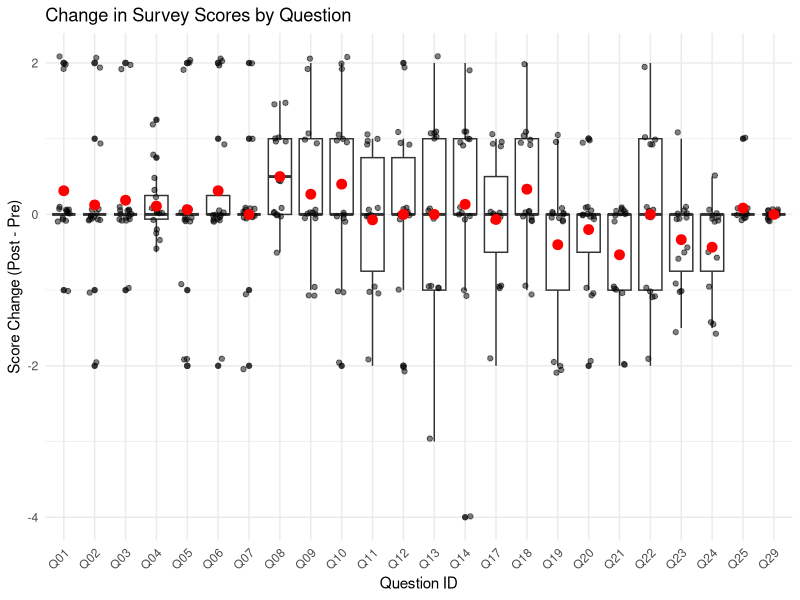
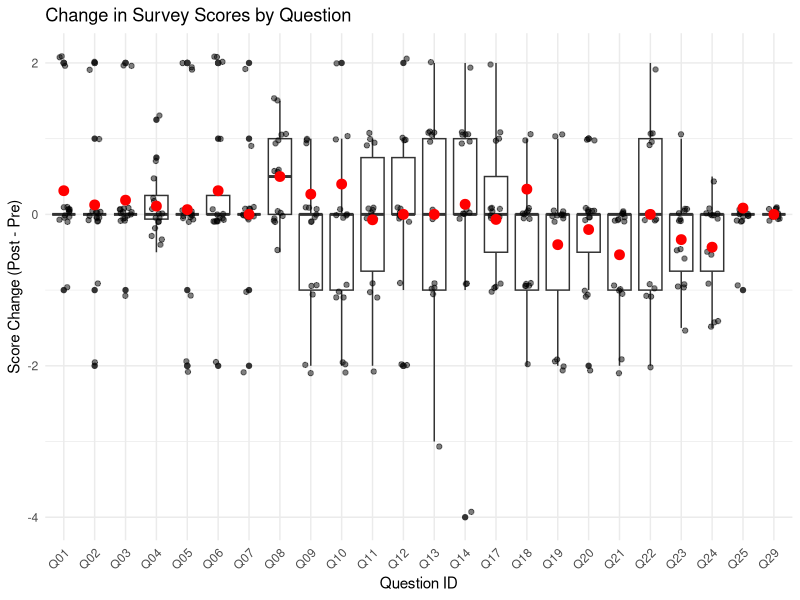
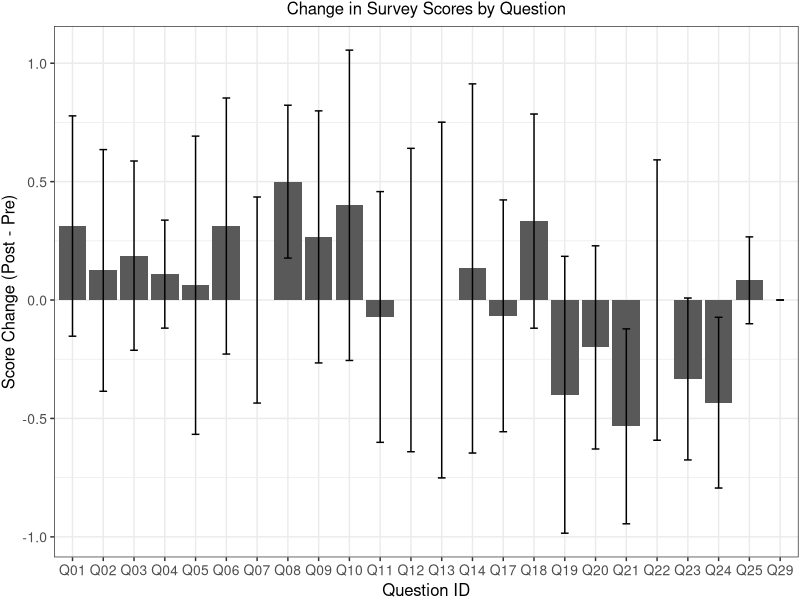
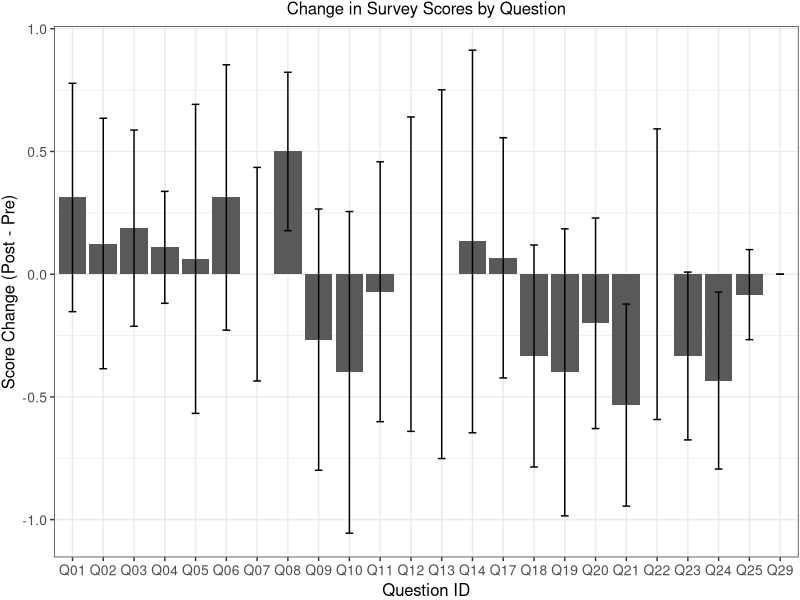
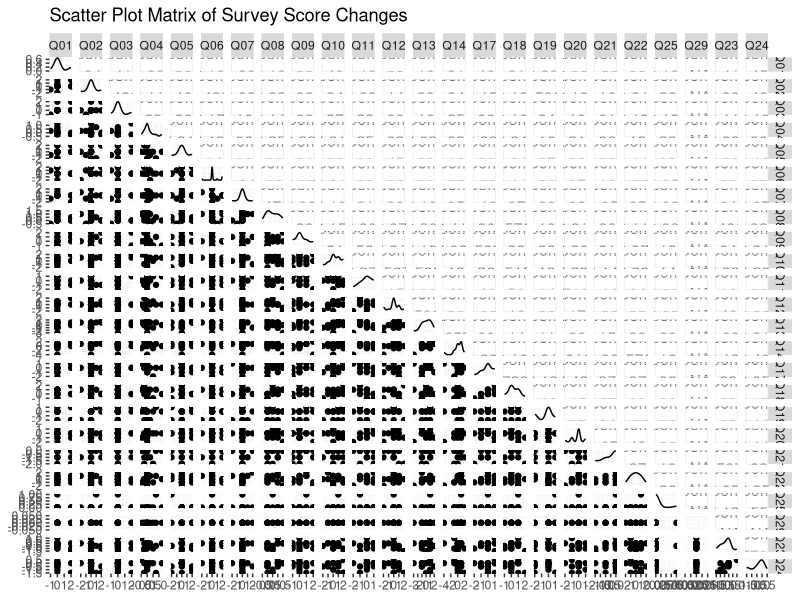
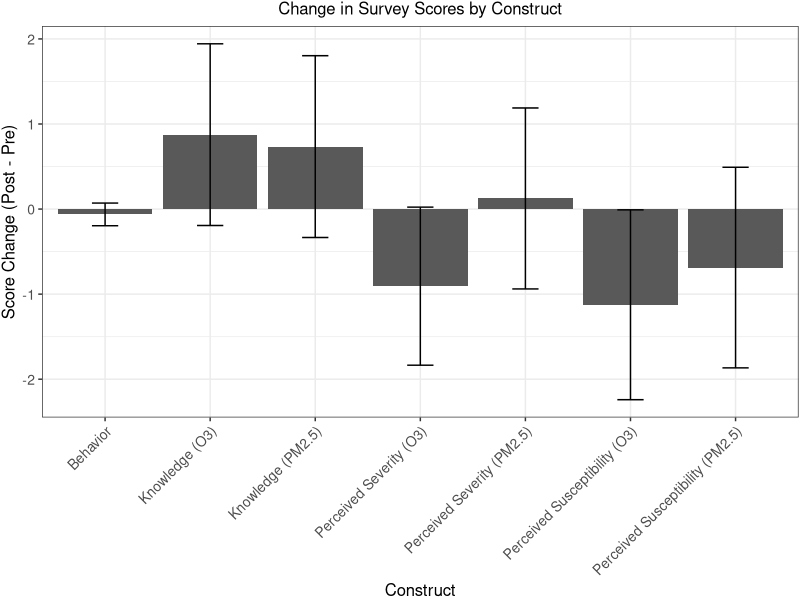
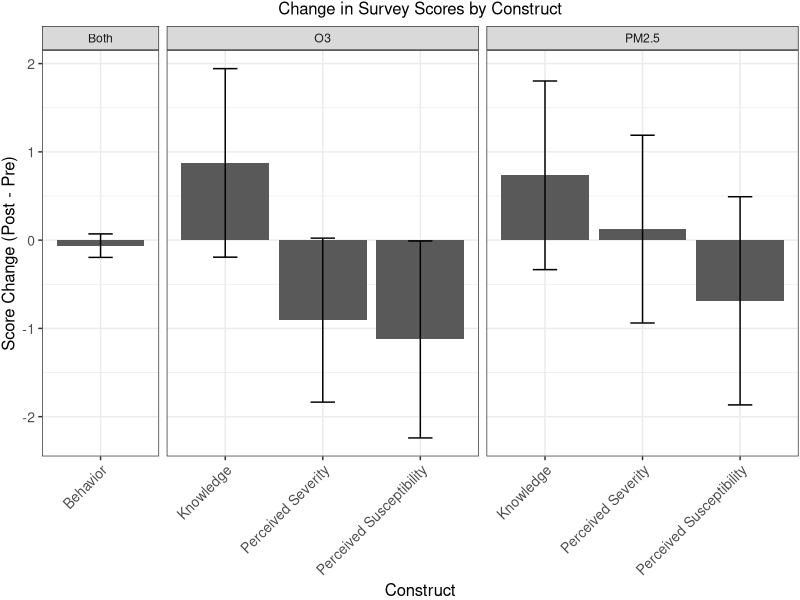
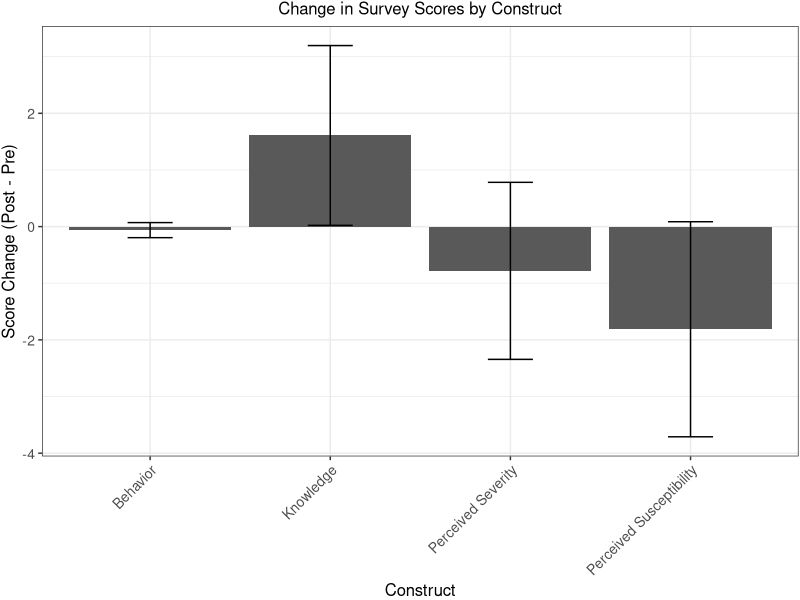

Here is the R script that generated these plots, in order:
## Read in survey data from excel files

#install.packages("tidyverse")
#install.packages("GGAlly")
#packageVersion("ggplot2")  # should show 4.0.0 or 4.0.1

library(readxl)
library(tidyverse)
library(GGally)
# Read in the survey data

pre_survey <- read_excel("./Data/Survey Data/Air Quality Survey Sheet.xlsx", 
                sheet = "Final Pre Intervention")

post_survey <- read_excel("./Data/Survey Data/Air Quality Survey Sheet.xlsx", 
                sheet = "Final Post Intervention")

## convert all dbl columns to integer in pre_survey

names_survey <- names(pre_survey)

pre_survey <- pre_survey |> 
  mutate(across(where(is.double), as.integer)) |> 
  mutate(across(all_of(names_survey), as.character)) |>
  filter(!is.na(`HOUSE  #`)) |> # remove any rows where Q1 is NA (these are incomplete surveys)
  mutate(Survey = 'Pre_Intervention')

post_survey <- post_survey |> 
  mutate(across(where(is.double), as.integer)) |>
  mutate(across(all_of(names_survey), as.character)) |> 
  filter(!is.na(`HOUSE  #`)) |> # remove any rows where Q1 is NA (these are incomplete surveys)
  mutate(Survey = 'Post_Intervention')

survey <- bind_rows(pre_survey, post_survey) |> 
          rename(HouseID = `HOUSE  #`) |> 
          pivot_longer(cols = starts_with("Q"), 
                       names_to = "QuestionID", 
                       values_to = "Response")  

survey_numbers <- survey |>
          filter(!str_detect(QuestionID, "Other")) |>
          mutate(QuestionID = parse_number(QuestionID)) |> ## grab the number from QuestionID
          mutate(QuestionID = paste0("Q",str_pad(as.integer(QuestionID),width=2,side="left",pad="0")))

survey_others <- survey |>
          filter(str_detect(QuestionID, "Other")) |>
          mutate(QuestionID = str_replace(QuestionID," ","_")) ## replace space with underscore

survey <- bind_rows(survey_numbers, survey_others) |>
           arrange(Survey, HouseID, QuestionID)

## Read in answer key
## Note I deleted some of the empty columns from the Data dictionary sheet before importing the data
## I also added a column name A8 to column K

answer_key <- read_excel("./Data/Survey Data/Air Quality Survey Sheet.xlsx", 
                         sheet = "Data Dictionary") |> 
  rename(QuestionID = "Question #")  |> 
  mutate(QuestionID = paste0("Q",str_pad(as.integer(QuestionID),width=2,side="left",pad="0"))) 

names(answer_key)

unique(answer_key$Construct)
## Add pollutant column

answer_key <- answer_key |> 
  mutate(Pollutant = case_when(
    str_detect(Construct, "PM2.5") ~ "PM2.5",
    str_detect(Construct, "O3") ~ "O3",
    TRUE ~ "Both")) |> 
  mutate(Construct_general = case_when(
    str_detect(Construct, "Knowledge") ~ "Knowledge",
    str_detect(Construct, "Perceived Susceptibility") ~ "Perceived Susceptibility",
    str_detect(Construct, "Perceived Severity") ~ "Perceived Severity",
    str_detect(Construct, "Behavior") ~ "Behavior",
    str_detect(Construct, "Demographic") ~ "Demographic",
    TRUE ~ "Other"
  ))

## Join the survey data with the answer key to get question text and answer choices

## Knowledge questions
Q_K <- c("Q01","Q02","Q03","Q04","Q05","Q06","Q07","Q08") 

survey_grade <- survey |>
  left_join(answer_key, by = "QuestionID") |>
  filter(QuestionID %in% Q_K)|>
  rename(Correct_A = `Correct A`) |> 
  mutate(Correct_responses = str_count(Correct_A, "," ) + 1) |>
  mutate(Response_1 = str_split_fixed(Response, ",", 5)[,1]) |>
  mutate(Response_2 = str_split_fixed(Response, ",", 5)[,2]) |>
  mutate(Response_3 = str_split_fixed(Response, ",", 5)[,3]) |>
  mutate(Response_4 = str_split_fixed(Response, ",", 5)[,4]) |>
  mutate(Response_5 = str_split_fixed(Response, ",", 5)[,5]) |> 
  mutate(Grade_1 = ifelse(str_detect(Correct_A, Response_1), 1,-1)) |>
  mutate(Grade_2 = ifelse(str_detect(Correct_A, Response_2),1,-1)) |>
  mutate(Grade_3 = ifelse(str_detect(Correct_A, Response_3),1,-1)) |>
  mutate(Grade_4 = ifelse(str_detect(Correct_A, Response_4),1,-1)) |>
  mutate(Grade_5 = ifelse(str_detect(Correct_A, Response_5),1,-1)) |>
  mutate(Grade = rowSums(across(starts_with("Grade_"))/Correct_responses,na.rm=TRUE)) |> ## give points for correct answers, subtract points for incorrect answers, 
## then normalize by the number of correct responses
  mutate(Grade = ifelse(QuestionID ==1 & Response =="5",0,Grade)) |> ## special case for Q1 where "5" means "I don't know", which should be graded as 0
  mutate(Grade = ifelse(QuestionID ==2 & Response =="7",0,Grade)) |> ## special case for Q1 where "7" means "I don't know", which should be graded as 0
  mutate(Grade = ifelse(QuestionID ==3 & Response =="5",0,Grade)) |> ## special case for Q1 where "5" means "I don't know", which should be graded as 0
  mutate(Grade = ifelse(QuestionID ==4 & Response =="6",0,Grade)) |> ## special case for Q1 where "6" means "I don't know", which should be graded as 0
  mutate(Grade = ifelse(QuestionID ==5 & Response =="5",0,Grade)) |> ## special case for Q1 where "5" means "I don't know", which should be graded as 0
  mutate(Grade = ifelse(QuestionID ==6 & Response =="7",0,Grade)) |> ## special case for Q1 where "7" means "I don't know", which should be graded as 0
  mutate(Grade = ifelse(QuestionID ==7 & Response =="5",0,Grade)) |> ## special case for Q1 where "5" means "I don't know", which should be graded as 0
  mutate(Grade_Final = case_when(
  Grade == 1 ~ 'Correct',
  Grade > 0 & Grade < 1 ~ 'Partially Correct',
  TRUE ~ 'Incorrect'))

names(survey_grade)  

## bind with other survey data
## What are the numerical questions?
Q_SS <- c("Q09","Q10","Q11","Q12","Q13","Q14","Q15","Q16","Q17","Q18","Q19","Q20",
          "Q21","Q22","Q23","Q24","Q25","Q29")

survey_scores <- survey |> 
              filter(!(QuestionID %in% Q_K)) |> ## non-knowledge questions
              left_join(answer_key, by = "QuestionID") |>
              bind_rows(survey_grade) |> 
              mutate(Score = case_when(
                QuestionID %in% Q_K ~ as.numeric(Grade),  ## for knowledge questions, use the grade as the score
                QuestionID %in% Q_SS ~ as.numeric(Response), ## for SS questions, use the response as the score
                TRUE ~ NA)) |> ## for the other questions leave it as blank
              mutate(Score_mod = case_when(
                  QuestionID %in% c("Q09","Q10","Q17","Q18") ~ 6 - Score, ## reverse score so that higher score consistently means more concern for air quality
                  QuestionID %in% c("Q25","Q29") ~ 3 - Score, ## reverse score so that higher score means taking action
                  TRUE ~ Score)) |> # This makes it consistent with increased knowledge of air quality and increased concern (not necessarily better, but consistent)
              select(HouseID, Survey, QuestionID, Construct, Construct_general, Pollutant, Question, 
                     Correct_A, Response, Grade, Score, Score_mod) |> 
              arrange(HouseID, Survey, QuestionID)


## Create database with original survey answers and air quality data
## read in air quality data

aq_visits <- read_csv("./Processed Data//EvapCooler.summary.csv")

names(aq_visits)
## Calculate average I/O for each home by house,season, and number
aq_home_summary <- aq_visits |> 
                  select(House.Number,season,ac.type,`I/O_PM`,`I/O_O3`) |>
                  group_by(House.Number,season,ac.type) |> 
                  summarize(mean_IO_PM = mean(`I/O_PM`, na.rm=TRUE),
                            mean_IO_O3 = mean(`I/O_O3`, na.rm=TRUE),
                            n_PM = sum(!is.na(`I/O_PM`)),
                            n_O3 = sum(!is.na(`I/O_O3`))) |> 
                  ungroup()
                
#Add rankings for I/O by season and actype
aq_home_summary <- aq_home_summary |> 
                    rename(HouseID = House.Number) |> 
                    group_by(season,ac.type) |> 
                    mutate(PM_rank_season_actype = dense_rank(mean_IO_PM),
                              O3_rank_season_actype = dense_rank(mean_IO_O3)) |>
                    ungroup() |> 
                    group_by(season) |> ## now add rankings just by season and pollutant
                    mutate(PM_rank_season = dense_rank(mean_IO_PM),
                              O3_rank_season = dense_rank(mean_IO_O3)) |>
                    ungroup() |> 
                    arrange(season,ac.type,PM_rank_season_actype)

# Make aq_home_summary wide for easier joining
aq_home_summary_wide <- aq_home_summary |> 
                    pivot_wider(names_from = season,
                                values_from = c(mean_IO_PM, mean_IO_O3,n_PM, n_O3,
                                                PM_rank_season_actype, PM_rank_season,
                                                O3_rank_season_actype,O3_rank_season)) |> 
                    select(-c(mean_IO_O3_Winter,n_O3_Winter,O3_rank_season_actype_Winter,O3_rank_season_Winter)) ## remove O3 winter columns because we didn't analyze O3 in the winter

names(aq_home_summary_wide)
# Join with survey data

survey_aq <- survey_scores |> 
              left_join(aq_home_summary_wide, by = "HouseID")


## Thought-- I could add pollutant as a column, and have more generic IO ratios.... and merge them to questions that are also PM or O3 specific
## However, not all the questions are PM or O3 specific.... so maybe it doesn't make sense....

## export survey_aq data
write_csv(survey_aq, "./Processed Data/survey_aq_data.csv")

## Analyze survey score changes pre- and post-intervention

names(survey_scores)

## Take the average of Q15 and Q23, and Q16 and Q24 (they were intended to be differnet questions (the first about PM2.5 and the second about O3)
## But we accidently used the same question about ozone for both. So we will average the two responses for each question to get a more accurate response.

survey_scores_Q23 <- survey_scores |> 
                          filter(QuestionID %in% c("Q15","Q23")) |> 
                          group_by(HouseID, Survey, Construct, Construct_general, Pollutant) |>
                          summarize(Score = mean(Score, na.rm=TRUE),
                                    Score_mod = mean(Score_mod, na.rm=TRUE)) |>
                          ungroup() |>
                          mutate(QuestionID = "Q23") 

survey_scores_Q24 <- survey_scores |> 
                          filter(QuestionID %in% c("Q16","Q24")) |> 
                          group_by(HouseID, Survey, Construct, Construct_general, Pollutant) |>
                          summarize(Score = mean(Score, na.rm=TRUE),
                                    Score_mod = mean(Score_mod, na.rm=TRUE)) |>
                          ungroup() |>
                          mutate(QuestionID = "Q24") 

survey_diff <- survey_scores |> 
  filter(QuestionID %in% c(Q_K, Q_SS)) |> ## only knowledge and score questions
  filter(!(QuestionID %in% c("Q15","Q16","Q23","Q24"))) |> ## remove Q15, Q16, Q23, Q24 since we are replacing them with the averaged versions
  bind_rows(survey_scores_Q23, survey_scores_Q24) |> ## bring in the averaged versions
  mutate(Score = ifelse(QuestionID %in% c('Q15','Q16'), NA,Score)) |> ## remove Q15 and Q16 responses
  mutate(Score_mod = ifelse(QuestionID %in% c('Q15','Q16'), NA,Score_mod)) |> ## remove Q15 and Q16 responses
  select(HouseID, Construct, Construct_general, Pollutant, Survey, QuestionID, Score, Score_mod) |>
  pivot_wider(names_from = Survey, values_from = c(Score, Score_mod)) |> 
  mutate(Score_Change = Score_Post_Intervention - Score_Pre_Intervention,
        Score_mod_Change = Score_mod_Post_Intervention - Score_mod_Pre_Intervention) |> 
  left_join(aq_home_summary_wide, by = "HouseID")

## export data

write_csv(survey_diff, "./Processed Data/survey_score_changes.csv")


## calculate average score change by question
avg_score_change <- survey_diff |> 
  group_by(QuestionID) |> 
  summarize(mean = mean(Score_Change, na.rm=TRUE),
            sd = sd(Score_Change, na.rm=TRUE),
            n = sum(!is.na(Score_Change))) |> 
  mutate(tcrit = qt(.975,df=(n-1))) %>% ## two-sided 
  mutate(bound = tcrit*sd/sqrt(n)) %>%
  mutate(lower.95 = mean-bound) %>%
  mutate(upper.95 = mean+bound) 

## calculate average score_mod change by question
avg_score_mod_change <- survey_diff |> 
  group_by(QuestionID) |> 
  summarize(mean = mean(Score_mod_Change, na.rm=TRUE),
            sd = sd(Score_mod_Change, na.rm=TRUE),
            n = sum(!is.na(Score_mod_Change))) |> 
  mutate(tcrit = qt(.975,df=(n-1))) %>% ## two-sided 
  mutate(bound = tcrit*sd/sqrt(n)) %>%
  mutate(lower.95 = mean-bound) %>%
  mutate(upper.95 = mean+bound) 

## plot score changes by question

ggplot(survey_diff, aes(x=QuestionID, y=Score_Change)) +
  geom_boxplot() +
  geom_jitter(width=0.2, alpha=0.5) +
  geom_point(data=avg_score_change, aes(x=QuestionID, y=mean), 
             color="red", size=3) +
  theme_minimal() +
  labs(title="Change in Survey Scores by Question",
       x="Question ID",
       y="Score Change (Post - Pre)") +
  theme(axis.text.x = element_text(angle = 45, hjust = 1))

ggplot(survey_diff, aes(x=QuestionID, y=Score_mod_Change)) +
  geom_boxplot() +
  geom_jitter(width=0.2, alpha=0.5) +
  geom_point(data=avg_score_change, aes(x=QuestionID, y=mean), 
             color="red", size=3) +
  theme_minimal() +
  labs(title="Change in Survey Scores by Question",
       x="Question ID",
       y="Score Change (Post - Pre)") +
  theme(axis.text.x = element_text(angle = 45, hjust = 1))

ggplot(data=avg_score_change,aes(x=QuestionID, y= mean))+
  geom_col()+
  geom_errorbar(aes(ymin=lower.95,ymax=upper.95,width=0.25))+
  theme_bw()+
  #expand_limits(y=c(-1,1))+
  #scale_y_continuous(breaks = seq(0,1,.2))+
    labs(title="Change in Survey Scores by Question",
       x="Question ID",
       y="Score Change (Post - Pre)") +
  #scale_fill_brewer(palette = 'Paired')+
  theme(legend.position = 'none')+
  theme(axis.text.y = element_text(size=10),axis.text.x = element_text(size=10),
        axis.title = element_text(size = 12),plot.title = element_text(size = 12,hjust=0.5),
        plot.margin= margin(t=1,r=1,b=0,l=1))

ggplot(data=avg_score_mod_change,aes(x=QuestionID, y= mean))+
  geom_col()+
  geom_errorbar(aes(ymin=lower.95,ymax=upper.95,width=0.25))+
  theme_bw()+
  #expand_limits(y=c(-1,1))+
  #scale_y_continuous(breaks = seq(0,1,.2))+
    labs(title="Change in Survey Scores by Question",
       x="Question ID",
       y="Score Change (Post - Pre)") +
  #scale_fill_brewer(palette = 'Paired')+
  theme(legend.position = 'none')+
  theme(axis.text.y = element_text(size=10),axis.text.x = element_text(size=10),
        axis.title = element_text(size = 12),plot.title = element_text(size = 12,hjust=0.5),
        plot.margin= margin(t=1,r=1,b=0,l=1))


## scatter plot matrix of score changes

names(survey_diff)

survey_diff_wide <- survey_diff |> 
  select(HouseID, QuestionID, Score_Change) |> 
  pivot_wider(names_from = QuestionID, values_from = Score_Change)
names(survey_diff_wide)
ggpairs(survey_diff_wide, columns = 2:ncol(survey_diff_wide),
        title = "Scatter Plot Matrix of Survey Score Changes")

## Calculate sum of score changes by construct

survey_diff_construct <- survey_diff |> 
  group_by(HouseID, Construct, Construct_general, Pollutant) |> 
  summarize(Total_Score_Change = sum(Score_Change, na.rm=TRUE),
            Total_Score_mod_Change = sum(Score_mod_Change, na.rm=TRUE)) |> 
  ungroup() 

## calculate average score_mod change by question across houses
total_construct_score_mod_change <- survey_diff_construct |> 
  group_by(Construct) |> 
  summarize(mean = mean(Total_Score_mod_Change, na.rm=TRUE),
            sd = sd(Total_Score_mod_Change, na.rm=TRUE),
            n = sum(!is.na(Total_Score_mod_Change))) |> 
  mutate(tcrit = qt(.975,df=(n-1))) %>% ## two-sided 
  mutate(bound = tcrit*sd/sqrt(n)) %>%
  mutate(lower.95 = mean-bound) %>%
  mutate(upper.95 = mean+bound) 


## calculate average score_mod change by question across houses
total_construct_score_mod_change_pollutant <- survey_diff_construct |> 
  group_by(Construct_general, Pollutant) |> 
  summarize(mean = mean(Total_Score_mod_Change, na.rm=TRUE),
            sd = sd(Total_Score_mod_Change, na.rm=TRUE),
            n = sum(!is.na(Total_Score_mod_Change))) |> 
  mutate(tcrit = qt(.975,df=(n-1))) %>% ## two-sided 
  mutate(bound = tcrit*sd/sqrt(n)) %>%
  mutate(lower.95 = mean-bound) %>%
  mutate(upper.95 = mean+bound) 

## plot results
ggplot(data=total_construct_score_mod_change,aes(x=Construct, y= mean))+
  geom_col()+
  geom_errorbar(aes(ymin=lower.95,ymax=upper.95,width=0.25))+
  theme_bw()+
  labs(title="Change in Survey Scores by Construct",
       x="Construct",
       y="Score Change (Post - Pre)") +
  #scale_fill_brewer(palette = 'Paired')+
  theme(legend.position = 'none')+
  theme(axis.text.y = element_text(size=10),axis.text.x = element_text(size=10, angle=45, hjust=1),
        axis.title = element_text(size = 12),plot.title = element_text(size = 12,hjust=0.5),
        plot.margin= margin(t=1,r=1,b=0,l=1))

## plot results
ggplot(data=total_construct_score_mod_change_pollutant,aes(x=Construct_general, y= mean))+
  geom_col()+
  geom_errorbar(aes(ymin=lower.95,ymax=upper.95,width=0.25))+
  theme_bw()+
  facet_grid(.~Pollutant, scales='free_x', space='free_x')+
  labs(title="Change in Survey Scores by Construct",
       x="Construct",
       y="Score Change (Post - Pre)") +
  #scale_fill_brewer(palette = 'Paired')+
  theme(legend.position = 'none')+
  theme(axis.text.y = element_text(size=10),axis.text.x = element_text(size=10, angle=45, hjust=1),
        axis.title = element_text(size = 12),plot.title = element_text(size = 12,hjust=0.5),
        plot.margin= margin(t=1,r=1,b=0,l=1))

## 


## Calculate sum of score changes by construct, but not pollutant

survey_diff_construct_only <- survey_diff |> 
  group_by(HouseID, Construct_general) |> 
  summarize(Total_Score_Change = sum(Score_Change, na.rm=TRUE),
            Total_Score_mod_Change = sum(Score_mod_Change, na.rm=TRUE)) |> 
  ungroup() 


## calculate average score_mod change by question across houses
total_construct_only_score_mod_change <- survey_diff_construct_only |> 
  group_by(Construct_general) |> 
  summarize(mean = mean(Total_Score_mod_Change, na.rm=TRUE),
            sd = sd(Total_Score_mod_Change, na.rm=TRUE),
            n = sum(!is.na(Total_Score_mod_Change))) |> 
  mutate(tcrit = qt(.975,df=(n-1))) %>% ## two-sided 
  mutate(bound = tcrit*sd/sqrt(n)) %>%
  mutate(lower.95 = mean-bound) %>%
  mutate(upper.95 = mean+bound) 

## plot results
ggplot(data=total_construct_only_score_mod_change,aes(x=Construct_general, y= mean))+
  geom_col()+
  geom_errorbar(aes(ymin=lower.95,ymax=upper.95,width=0.25))+
  theme_bw()+
  labs(title="Change in Survey Scores by Construct",
       x="Construct",
       y="Score Change (Post - Pre)") +
  #scale_fill_brewer(palette = 'Paired')+
  theme(legend.position = 'none')+
  theme(axis.text.y = element_text(size=10),axis.text.x = element_text(size=10, angle=45, hjust=1),
        axis.title = element_text(size = 12),plot.title = element_text(size = 12,hjust=0.5),
        plot.margin= margin(t=1,r=1,b=0,l=1))

## plot results
ggplot(data=total_construct_score_mod_change_pollutant,aes(x=Construct_general, y= mean))+
  geom_col()+
  geom_errorbar(aes(ymin=lower.95,ymax=upper.95,width=0.25))+
  theme_bw()+
  facet_grid(.~Pollutant, scales='free_x', space='free_x')+
  labs(title="Change in Survey Scores by Construct",
       x="Construct",
       y="Score Change (Post - Pre)") +
  #scale_fill_brewer(palette = 'Paired')+
  theme(legend.position = 'none')+
  theme(axis.text.y = element_text(size=10),axis.text.x = element_text(size=10, angle=45, hjust=1),
        axis.title = element_text(size = 12),plot.title = element_text(size = 12,hjust=0.5),
        plot.margin= margin(t=1,r=1,b=0,l=1))

## 
